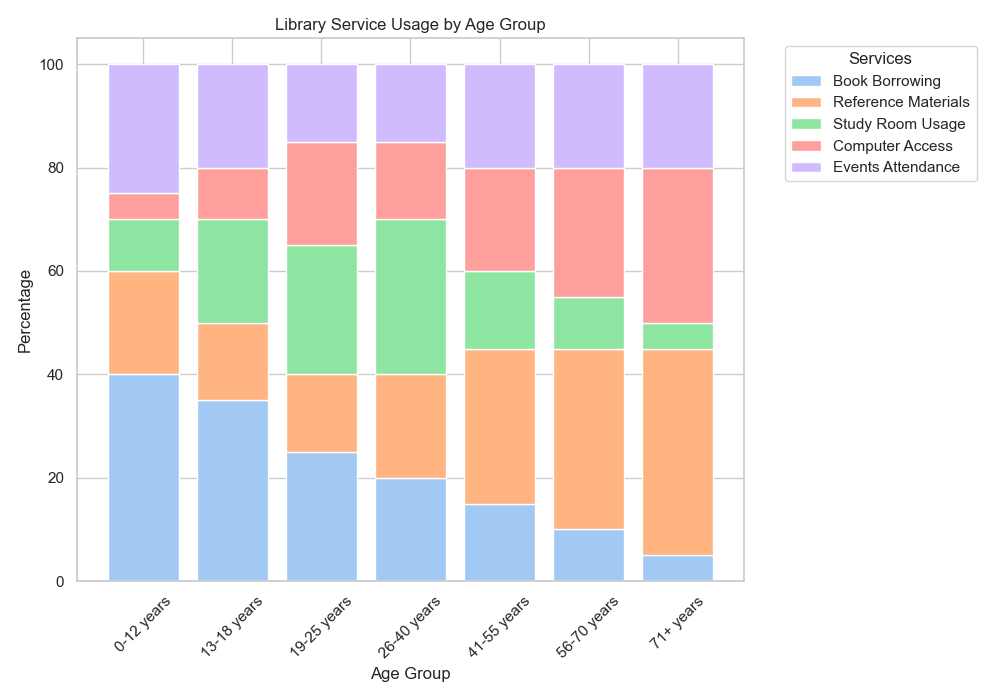

Generate this figure with Python:

import matplotlib.pyplot as plt
import pandas as pd
import seaborn as sns

# Data provided
data = [
    {'Age Group': '0-12 years', 'Book Borrowing': '40%', 'Reference Materials': '20%', 'Study Room Usage': '10%', 'Computer Access': '5%', 'Events Attendance': '25%'},
    {'Age Group': '13-18 years', 'Book Borrowing': '35%', 'Reference Materials': '15%', 'Study Room Usage': '20%', 'Computer Access': '10%', 'Events Attendance': '20%'},
    {'Age Group': '19-25 years', 'Book Borrowing': '25%', 'Reference Materials': '15%', 'Study Room Usage': '25%', 'Computer Access': '20%', 'Events Attendance': '15%'},
    {'Age Group': '26-40 years', 'Book Borrowing': '20%', 'Reference Materials': '20%', 'Study Room Usage': '30%', 'Computer Access': '15%', 'Events Attendance': '15%'},
    {'Age Group': '41-55 years', 'Book Borrowing': '15%', 'Reference Materials': '30%', 'Study Room Usage': '15%', 'Computer Access': '20%', 'Events Attendance': '20%'},
    {'Age Group': '56-70 years', 'Book Borrowing': '10%', 'Reference Materials': '35%', 'Study Room Usage': '10%', 'Computer Access': '25%', 'Events Attendance': '20%'},
    {'Age Group': '71+ years', 'Book Borrowing': '5%', 'Reference Materials': '40%', 'Study Room Usage': '5%', 'Computer Access': '30%', 'Events Attendance': '20%'}
]

# Convert the data to a Pandas DataFrame and remove the '%' sign
df = pd.DataFrame(data)
df = df.set_index('Age Group')
df = df.applymap(lambda x: int(x.replace('%', '')))

# Calculate the cumulative sum of the proportions to stack them
cumulative_sum = df.cumsum(axis=1)

# Define the colors for the different categories
colors = sns.color_palette('pastel')[0:5]

# Plotting
fig, ax = plt.subplots(figsize=(10, 7))

# Initialize the bottom at zero for the start of the stacking process
bottom = None

# Loop through the columns to stack them
for column, color in zip(df.columns, colors):
    ax.bar(df.index, df[column], bottom=bottom, label=column, color=color)
    bottom = cumulative_sum[column]

# Add the legend
ax.legend(title='Services', bbox_to_anchor=(1.05, 1), loc='upper left')

# Customize the axes and title
ax.set_ylabel('Percentage')
ax.set_xlabel('Age Group')
ax.set_title('Library Service Usage by Age Group')

# Display the plot
plt.xticks(rotation=45)
plt.tight_layout()
plt.show()
